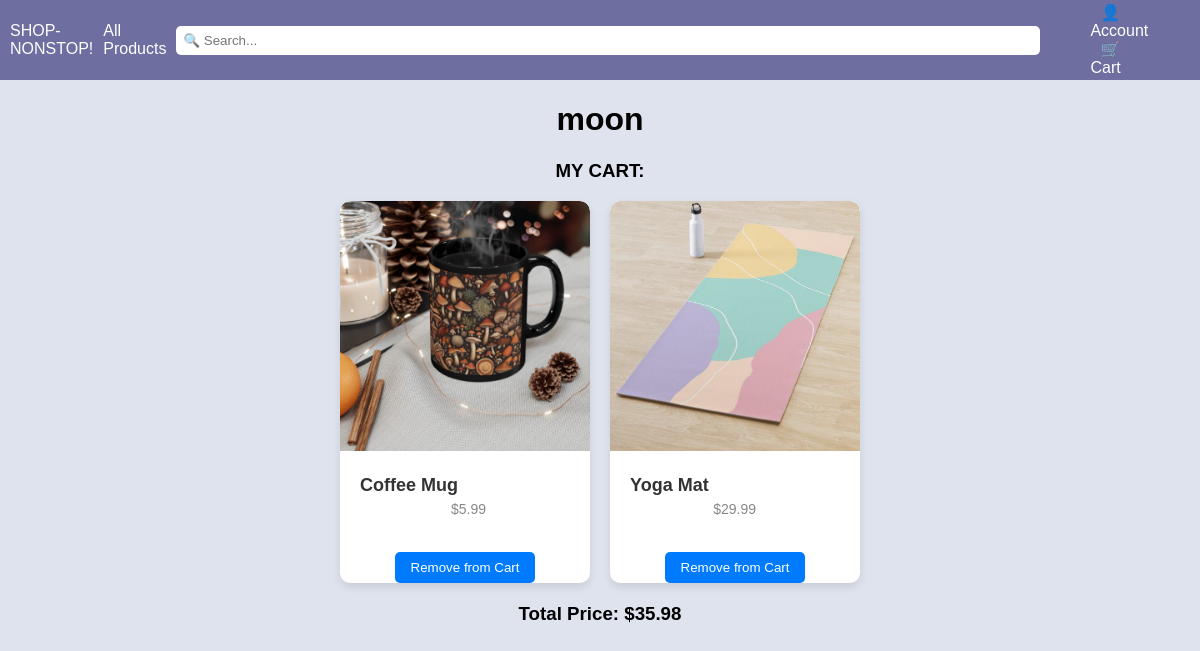
/cart (signed in), run on the app's committed database.
### app/models.py (models this page shows, shortened)
class User(db.Model):
    id = db.Column(db.Integer, primary_key=True)
    username = db.Column(db.String(80), unique=True, nullable=False)
    email = db.Column(db.String(120), unique=True, nullable=False)
    password = db.Column(db.String(80), nullable=False)

class Items(db.Model):
    __tablename__ = 'item'
    Item_ID = db.Column(db.String(80),unique=True, primary_key=True)
    sku = db.Column(db.String(80), unique=True, nullable=False)
    name = db.Column(db.String(120), unique=True, nullable=False)
    price = db.Column(db.Integer, nullable=False)
    item_desc = db.Column(db.String(255), nullable=False)
    category = db.Column(db.String(255), nullable=False)
    stock = db.Column(db.Integer, nullable=False)
    item_star = db.Column(db.Integer, nullable=False)
    itme_sizes = db.Column(db.String(120),  nullable=True)
    color = db.Column(db.String(120), nullable=False)
    pic = db.Column(db.Text)

### app/routes.py (the view)
@app.route('/cart')
def cart():
    username = session.get('username')
    if username:
            user = User.query.filter_by(username=username).first()
            cart_items = Cart.query.filter_by(user_id=user.id).all()
            item_ids = [item.item_id for item in cart_items]
            cart_products = Items.query.filter(Items.Item_ID.in_(item_ids)).all()
            total_price = round(sum([(item.price) for item in cart_products]), 2)
            return render_template('cart.html', username=username,cart_products=cart_products,total_price=total_price)
    else:
            return redirect(url_for('product'))

### app/templates/cart.html (shortened to what this page needs)
{% extends 'base.html' %}
{% block content %}
<div class="content">
    <div class="total-price-container">
        <h1>{{username}}</h1>
    </div>
    <div class="total-price-container">
        <h3>MY CART:</h3>
    </div>
    <div class="products-container">
        {% for item in cart_products %}
        <div class="product-section">
            <div class="product">
                <img src="{{ item.pic }}" alt="Product Image" class="product-image">
                <div class="product-details">
                    <h3>{{ item.name }}</h3>
                    <p>${{ item.price }}</p>
                </div>
                <div class="product-button">
                    <form action="{{ url_for('remove_from_cart', item_id=item.Item_ID) }}" method="POST">
                        <button type="submit">Remove from Cart</button>
                    </form>
                </div>
            </div>
        </div>
        {% endfor %}
    </div>
    <div class="total-price-container">
        <h3>Total Price: ${{ total_price }}</h3>
    </div>
</div>
{% endblock %}

### app/templates/base.html (style rules this page uses)
body { margin: 0; font-family: Arial, sans-serif; background-color: #dfe3ee; }
p { display: flex; justify-content: flex-end; margin-left: -20px; max-width: 60%; }

### app/templates/cart.html (style rules this page uses)
.products-container { display: flex; flex-wrap: wrap; gap: 20px; justify-content: center; }
.product-section { background-color: #ffffff; border-radius: 10px; box-shadow: 0 4px 8px rgba(0, 0, 0, 0.1); overflow: hidden; transition: transform 0.3s ease; width: 250px; }
.product-details { padding: 20px; }
.product-details h3 { margin: 0; font-size: 18px; color: #333; }
.product-details p { margin: 5px 0; font-size: 14px; color: #888; }
.product-image { width: 100%; height: auto; border-radius: 10px 10px 0 0; }
.product-button { display: flex; justify-content: center; margin-top: 10px; }
.product-button button { padding: 8px 16px; background-color: #007bff; color: #fff; text-decoration: none; border-radius: 5px; transition: background-color 0.3s ease; cursor: pointer; border: none; }
.total-price-container { text-align: center; margin-top: 20px; }

### data on the page
User: username "moon"
Items: shows a picture, name "Coffee Mug", price "5.99"
Items: shows a picture, name "Yoga Mat", price "29.99"

### other printed values
{{ total_price }} "35.98"
